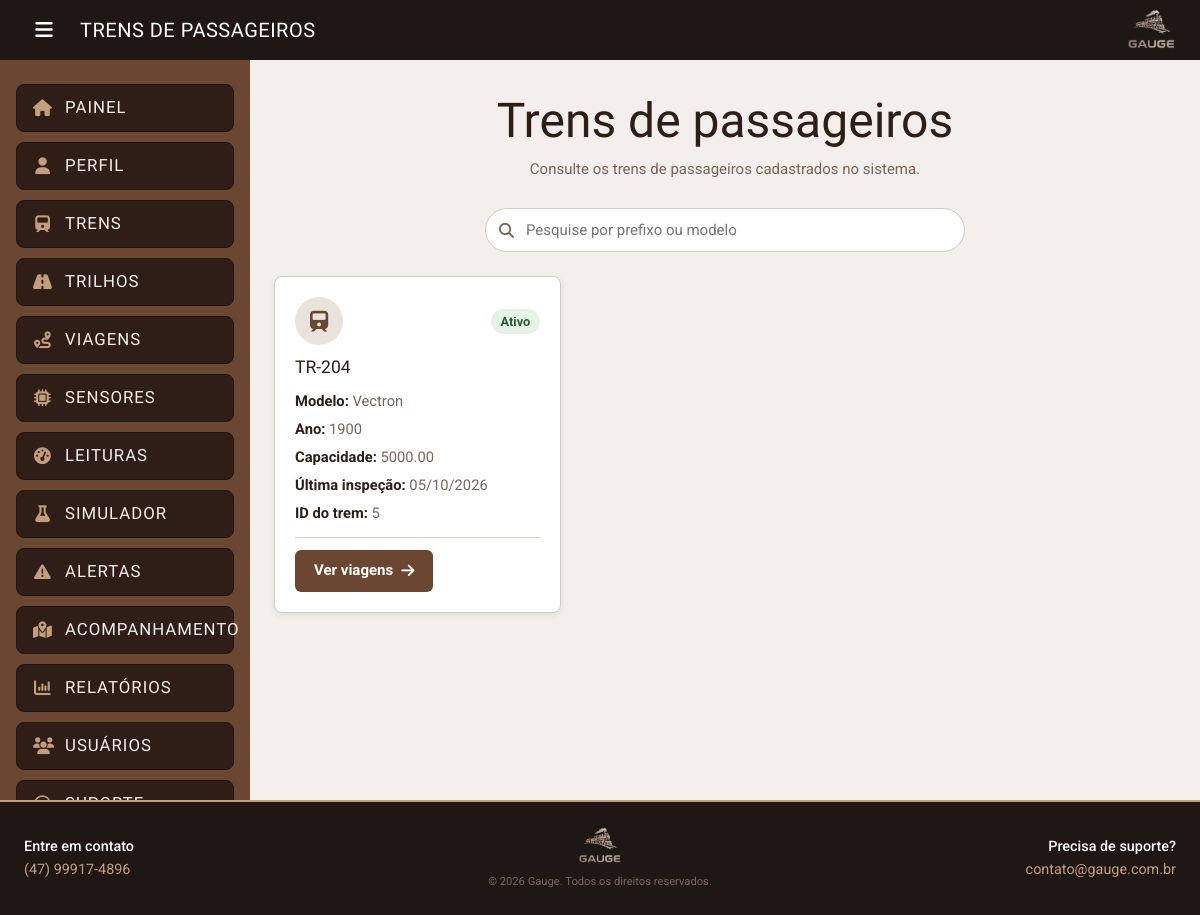
The page /paginas/trens/trens_passageiro.php (signed in) on the database its author committed.
### tables this page shows
CREATE TABLE trem (
    id_trem             INT                         NOT NULL AUTO_INCREMENT,
    prefixo             VARCHAR(20)                 NOT NULL,
    modelo              VARCHAR(45)                 NOT NULL,
    ano                 INT                         NOT NULL,
    status              VARCHAR(20)                 NOT NULL DEFAULT 'ativo',  
    capacidade          DECIMAL(10,2)               NOT NULL DEFAULT 0,
    ultima_inspecao     DATE                        NULL,
    tipo_trem           ENUM('Passageiro', 'Carga') NOT NULL DEFAULT 'Passageiro',
    quantidade_assentos INT                         NULL,
    tipo_carga          VARCHAR(45)                 NULL,
    PRIMARY KEY (id_trem),
    UNIQUE KEY uq_trem_prefixo (prefixo)
);

### includes/funcoes.php (called while the page is built, shortened)
<?php
function h($valor): string
{
    return htmlspecialchars((string) ($valor ?? ''), ENT_QUOTES, 'UTF-8');
}
function formatarData($valor, string $formato = 'd/m/Y H:i', string $vazio = 'Não informada'): string
{
    $timestamp = strtotime($valor);
    return $timestamp ? date($formato, $timestamp) : $vazio;
}

### paginas/trens/trens_passageiro.php (the view, shortened to what this page needs)
<?php
require __DIR__ . '/../../includes/proteger.php';
$trens = $conexao->query(
    "SELECT id_trem, prefixo, modelo, ano, status, capacidade,
            ultima_inspecao, quantidade_assentos
     FROM trem
     WHERE tipo_trem = 'Passageiro'
     ORDER BY prefixo ASC"
)->fetch_all(MYSQLI_ASSOC);
require __DIR__ . '/../../includes/cabecalho.php';
?>
<h1 class="titulo-pagina">Trens de passageiros</h1>
<p class="subtitulo">Consulte os trens de passageiros cadastrados no sistema.</p>
<?php if (count($trens) === 0): ?>
    <div class="vazio-bloco">
        <i class="fas fa-train"></i>
        <h2>Nenhum trem encontrado</h2>
        <p>Não há trens cadastrados com o tipo Passageiro.</p>
    </div>
<?php else: ?>
    <div class="campo-pesquisa">
        <i class="fas fa-magnifying-glass"></i>
        <input type="search" id="pesquisa" placeholder="Pesquise por prefixo ou modelo" aria-label="Pesquisar trens">
    </div>
    <section class="cartoes">
        <?php foreach ($trens as $trem): ?>
            <article class="cartao" data-pesquisa="<?= h($trem['prefixo'] . ' ' . $trem['modelo']) ?>">
                <div class="cartao-topo">
                    <span class="cartao-icone"><i class="fas fa-train"></i></span>
                    <span class="status status-<?= h($trem['status']) ?>"><?= h($trem['status']) ?></span>
                </div>
                <h3><?= h($trem['prefixo']) ?></h3>
                <div class="dados">
                    <p><strong>Modelo:</strong> <?= h($trem['modelo']) ?></p>
                    <p><strong>Ano:</strong> <?= (int) $trem['ano'] ?></p>
                    <p><strong>Capacidade:</strong> <?= h($trem['capacidade']) ?></p>
                    <p><strong>Última inspeção:</strong> <?= h(formatarData($trem['ultima_inspecao'], 'd/m/Y')) ?></p>
                    <p><strong>ID do trem:</strong> <?= (int) $trem['id_trem'] ?></p>
                </div>
                <div class="cartao-rodape">
                    <a href="detalhes_trem.php?id_trem=<?= (int) $trem['id_trem'] ?>" class="botao">
                        Ver viagens <i class="fas fa-arrow-right"></i>
                    </a>
                </div>
            </article>
        <?php endforeach; ?>
    </section>
<?php endif; ?>
<?php require __DIR__ . '/../../includes/rodape.php'; ?>

### assets/css/base.css (style rules this page uses)
:root { --cor-marca: #6B4732; --cor-marca-escura: #4C3023; --cor-titulo: #2F1E17; --cor-texto: #7A655B; --cor-fundo: #F3EFEB; --cor-escuro: #1F1713; --cor-contato: #C49E7A; --cor-superficie: #FBF9F7; --cor-superficie-2: #EAE2DC; --cor-borda: #D7C9BF; --cor-branco: #FFFFFF; --cor-sucesso: #245B31; --cor-sucesso-fundo: #E5F2E7; --cor-atencao: #856404; --cor-atencao-fundo: #FFF3CD; --cor-critico: #842029; --cor-critico-fundo: #F8D7DA; --cor-normal-forte: #28A745; --cor-atencao-forte: #FFC107; --cor-critico-forte: #DC3545; --fonte-titulo: 'Fjalla One', sans-serif; --fonte-texto: 'Roboto', sans-serif; --raio: 8px; --sombra: 0 2px 6px rgba(31, 23, 19, 0.08); --altura-topo: 60px; --largura-menu: 250px; --espaco: 24px; }
*, *::before, *::after { box-sizing: border-box; margin: 0; padding: 0; }
html { -webkit-text-size-adjust: 100%; }
body { min-height: 100vh; background-color: var(--cor-fundo); color: var(--cor-titulo); font-family: var(--fonte-texto); font-size: 15px; line-height: 1.5; }
a { color: var(--cor-marca); }
button, input, select, textarea { font: inherit; color: inherit; }
h1, h2, h3 { font-family: var(--fonte-titulo); font-weight: 400; line-height: 1.2; color: var(--cor-titulo); }

### assets/css/layout.css (style rules this page uses)
body { display: flex; flex-direction: column; }

### assets/css/componentes.css (style rules this page uses)
.titulo-pagina { margin-bottom: 8px; font-size: clamp(2rem, 5vw, 3rem); text-align: center; }
.subtitulo { max-width: 640px; margin: 0 auto 28px; color: var(--cor-texto); text-align: center; }
.botao, .botao-secundario, .botao-perigo { display: inline-flex; align-items: center; justify-content: center; gap: 8px; min-height: 42px; padding: 8px 18px; border: 1px solid transparent; border-radius: 6px; font-weight: 700; text-decoration: none; cursor: pointer; transition: background-color 0.2s ease, transform 0.1s ease; }
.botao { background-color: var(--cor-marca); color: var(--cor-branco); }
.status { display: inline-block; padding: 3px 10px; border-radius: 999px; background-color: var(--cor-superficie-2); color: var(--cor-titulo); font-size: 0.8rem; font-weight: 700; text-transform: capitalize; white-space: nowrap; }
.status-normal, .status-ativo { background-color: var(--cor-sucesso-fundo); color: var(--cor-sucesso); }
.cartoes { display: grid; grid-template-columns: repeat(auto-fill, minmax(280px, 1fr)); gap: 20px; }
.cartao { display: flex; flex-direction: column; gap: 12px; padding: 20px; border: 1px solid var(--cor-borda); border-radius: var(--raio); background-color: var(--cor-branco); box-shadow: var(--sombra); }
.cartao-topo { display: flex; align-items: center; justify-content: space-between; gap: 12px; }
.cartao-icone { display: grid; place-items: center; width: 48px; height: 48px; border-radius: 50%; background-color: var(--cor-superficie-2); color: var(--cor-marca); font-size: 1.3rem; }
.cartao-rodape { margin-top: auto; padding-top: 12px; border-top: 1px solid var(--cor-borda); }
.dados { display: grid; gap: 6px; color: var(--cor-texto); font-size: 0.92rem; }
.dados strong { color: var(--cor-titulo); }
.campo-pesquisa { position: relative; max-width: 480px; margin: 0 auto 24px; }
.campo-pesquisa i { position: absolute; top: 50%; left: 14px; transform: translateY(-50%); color: var(--cor-texto); }
.campo-pesquisa input { width: 100%; min-height: 44px; padding: 8px 14px 8px 40px; border: 1px solid var(--cor-borda); border-radius: 999px; background-color: var(--cor-branco); }

### rows shown on the page
trem: status "Ativo", prefixo "TR-204", modelo "Vectron", ano "1900", capacidade "5000.00", ultima_inspecao "05/10/2026", id_trem "5"

### other values the page prints
$titulo "TRENS DE PASSAGEIROS"
$item['texto'] "PAINEL"
$item['texto'] "PERFIL"
$item['texto'] "TRENS"
$item['texto'] "TRILHOS"
$item['texto'] "VIAGENS"
$item['texto'] "SENSORES"
$item['texto'] "LEITURAS"
$item['texto'] "SIMULADOR"
$item['texto'] "ALERTAS"
$item['texto'] "ACOMPANHAMENTO"
$item['texto'] "RELATÓRIOS"
$item['texto'] "USUÁRIOS"
